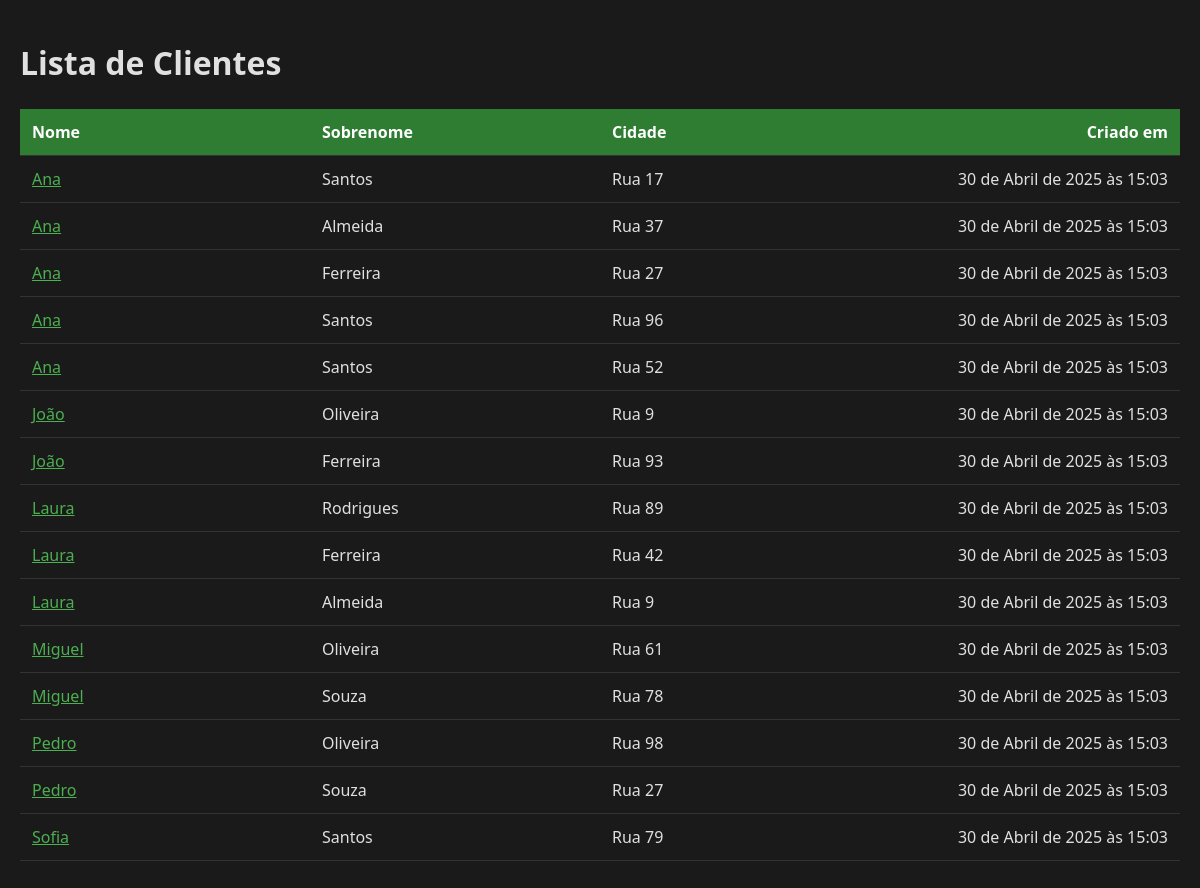
The page / on the database its author committed.
### client/models.py (models this page shows, shortened)
class Client(models.Model):
    GENDER_CHOICES = [
        ("male", "Masculino"),
        ("female", "Feminino"),
        ("non_binary", "Não-Binário"),
        ("other", "Outro")
    ]
    MARITAL_STATUS_CHOICES = [
        ("single", "Solteiro(a)"),
        ("married", "Casado(a)"),
        ("divorced", "Divorciado(a)"),
        ("widowed", "Viúvo(a)"),
        ("separated", "Separado(a)"),
    ]
    name = models.CharField(max_length=20)
    surname = models.CharField(max_length=30)
    cpf = models.CharField(max_length=11)
    gender = models.CharField(max_length=20, choices=GENDER_CHOICES)
    maritalStatus = models.CharField(max_length=20, choices=MARITAL_STATUS_CHOICES, default='single', verbose_name="Estado civil")
    phone = models.CharField(max_length=15)
    email = models.CharField(max_length=200)
    createdAt = models.DateTimeField(auto_now_add=True, verbose_name="Criado em")

class AdressInfo(models.Model):
    client = models.ForeignKey(Client, on_delete=models.CASCADE, related_name="addresses")
    street = models.CharField(max_length=30)
    number = models.IntegerField()
    complement = models.CharField(max_length=50)
    neighborhood = models.CharField(max_length=30)
    city = models.CharField(max_length=30)
    state = models.CharField(max_length=30)
    zipCode = models.IntegerField()

### client/views.py (the view)
# urls.py: path("", views.index, name="index"),
def index(request):
    clients = Client.objects.all().order_by('name')
    adress = AdressInfo.objects.all()
    dados = {
        'clients': clients,
        'adress': adress
    }
    return render(request, "client/index.html", dados)

### client/templates/client/index.html (shortened to what this page needs)
{% load static %}
<!DOCTYPE html>
<html lang="pt-br">
<head>
    <link rel="stylesheet" href="{% static 'client/css/style.css' %}">
</head>
<body>
    <h1>Lista de Clientes</h1>
    <table>
        <tr>
            <th>Nome</th>
            <th>Sobrenome</th>
            <th>Cidade</th>
            <th>Criado em</th>
        </tr>
        {% for client in clients %}
        <tr>
            <td><a href="{% url 'client_details' client.id %}">{{ client.name }}</a></td>
            <td>{{ client.surname }}</td>
            <td>{{ client.addresses.first.street }}</td>
            <td>{{ client.createdAt}}</td>
        </tr>
        {% endfor %}
    </table>
</body>
</html>

### client/static/client/css/style.css (style rules this page uses)
body { font-family: system-ui, -apple-system, BlinkMacSystemFont, 'Segoe UI', Roboto, Oxygen, Ubuntu, Cantarell, 'Open Sans', 'Helvetica Neue', sans-serif; margin: 0; padding: 20px; background-color: #1a1a1a; color: #e0e0e0; }
table { width: 100%; border-collapse: collapse; margin: 25px 0; }
th, td { padding: 12px; text-align: left; border-bottom: 1px solid #333; width: min-content; white-space: nowrap; overflow: hidden; text-overflow: ellipsis; max-width: 0; }
th { background-color: #2e7d32; color: white; }
a { color: #4CAF50; transition: all 0.3s ease; }
th:nth-child(4), td:nth-child(4) { text-align: right; }

### rows shown on the page
Client: name "Ana", surname "Santos", addresses.first.street "Rua 17", createdAt "30 de Abril de 2025 às 15:03"
Client: name "Ana", surname "Almeida", addresses.first.street "Rua 37", createdAt "30 de Abril de 2025 às 15:03"
Client: name "Ana", surname "Ferreira", addresses.first.street "Rua 27", createdAt "30 de Abril de 2025 às 15:03"
Client: name "Ana", surname "Santos", addresses.first.street "Rua 96", createdAt "30 de Abril de 2025 às 15:03"
Client: name "Ana", surname "Santos", addresses.first.street "Rua 52", createdAt "30 de Abril de 2025 às 15:03"
Client: name "João", surname "Oliveira", addresses.first.street "Rua 9", createdAt "30 de Abril de 2025 às 15:03"
Client: name "João", surname "Ferreira", addresses.first.street "Rua 93", createdAt "30 de Abril de 2025 às 15:03"
Client: name "Laura", surname "Rodrigues", addresses.first.street "Rua 89", createdAt "30 de Abril de 2025 às 15:03"
Client: name "Laura", surname "Ferreira", addresses.first.street "Rua 42", createdAt "30 de Abril de 2025 às 15:03"
Client: name "Laura", surname "Almeida", addresses.first.street "Rua 9", createdAt "30 de Abril de 2025 às 15:03"
Client: name "Miguel", surname "Oliveira", addresses.first.street "Rua 61", createdAt "30 de Abril de 2025 às 15:03"
Client: name "Miguel", surname "Souza", addresses.first.street "Rua 78", createdAt "30 de Abril de 2025 às 15:03"
Client: name "Pedro", surname "Oliveira", addresses.first.street "Rua 98", createdAt "30 de Abril de 2025 às 15:03"
Client: name "Pedro", surname "Souza", addresses.first.street "Rua 27", createdAt "30 de Abril de 2025 às 15:03"
Client: name "Sofia", surname "Santos", addresses.first.street "Rua 79", createdAt "30 de Abril de 2025 às 15:03"
